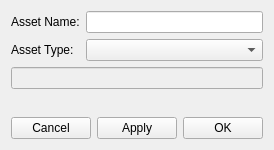
<?xml version="1.0" encoding="UTF-8"?>
<ui version="4.0">
    <class>main</class>
    <widget class="QWidget" name="main">
        <property name="windowModality">
            <enum>Qt::NonModal</enum>
        </property>
        <property name="geometry">
            <rect>
                <x>0</x>
                <y>0</y>
                <width>271</width>
                <height>150</height>
            </rect>
        </property>
        <property name="windowTitle">
            <string>Form</string>
        </property>
        <layout class="QVBoxLayout" name="verticalLayout">
            <item>
                <layout class="QFormLayout" name="formLayout">
                    <property name="sizeConstraint">
                        <enum>QLayout::SetDefaultConstraint</enum>
                    </property>
                    <item row="0" column="0">
                        <widget class="QLabel" name="assetName_label">
                            <property name="text">
                                <string>Asset Name:</string>
                            </property>
                        </widget>
                    </item>
                    <item row="0" column="1">
                        <widget class="QLineEdit" name="assetName_le"/>
                    </item>
                    <item row="1" column="0">
                        <widget class="QLabel" name="assetType_label">
                            <property name="text">
                                <string>Asset Type:</string>
                            </property>
                        </widget>
                    </item>
                    <item row="1" column="1">
                        <widget class="QComboBox" name="assetType_cb"/>
                    </item>
                    <item row="2" column="0" colspan="2">
                        <widget class="QLineEdit" name="path_le">
                            <property name="enabled">
                                <bool>false</bool>
                            </property>
                        </widget>
                    </item>
                </layout>
            </item>
            <item>
                <layout class="QHBoxLayout" name="horizontalLayout_2">
                    <item>
                        <widget class="QPushButton" name="cancel_btn">
                            <property name="text">
                                <string>Cancel</string>
                            </property>
                        </widget>
                    </item>
                    <item>
                        <widget class="QPushButton" name="apply_btn">
                            <property name="text">
                                <string>Apply</string>
                            </property>
                        </widget>
                    </item>
                    <item>
                        <widget class="QPushButton" name="ok_btn">
                            <property name="text">
                                <string>OK</string>
                            </property>
                        </widget>
                    </item>
                </layout>
            </item>
        </layout>
    </widget>
    <resources/>
    <connections/>
</ui>
